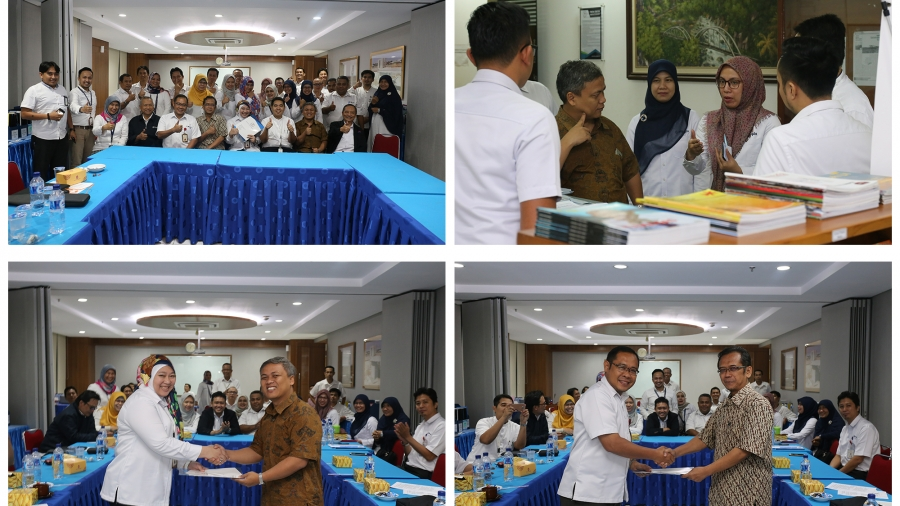
#> input picture Image Processing using Pillow/Pokedex/Visitasi-Re-Akreditasi.jpg, 900 x 506 px
$ python resize.py
#> lines starting #> are read from the running program, lines starting #| are printed output that depends on the picture
from PIL import Image, ImageFilter
img = Image.open('./Pokedex/Visitasi-Re-Akreditasi.jpg')
#> img is the input picture: PIL image 900x506 RGB; mean R, G, B 120, 121, 123.3
filter_img = img.resize((900, 565))
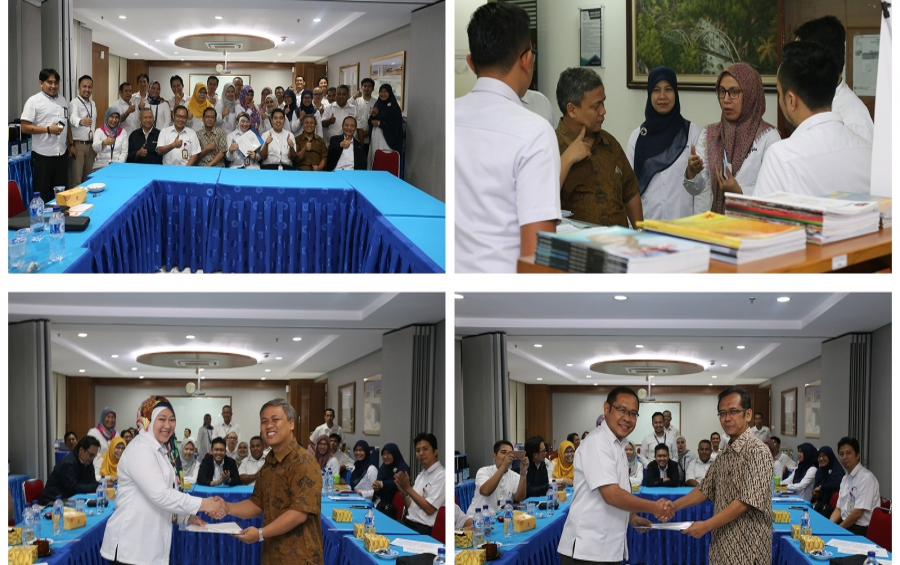
#> filter_img: PIL image 900x565 RGB; mean R, G, B 119.9, 121, 123.3
filter_img.save("visitasi.png",'png')
box = (100,100,400,400)
region = filter_img.crop(box)
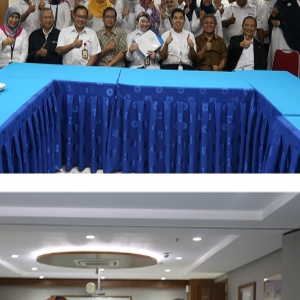
#> region: PIL image 300x300 RGB; mean R, G, B 102.2, 113.7, 133.9
region.save("visitasi_crop.png", 'png')
region.show()
